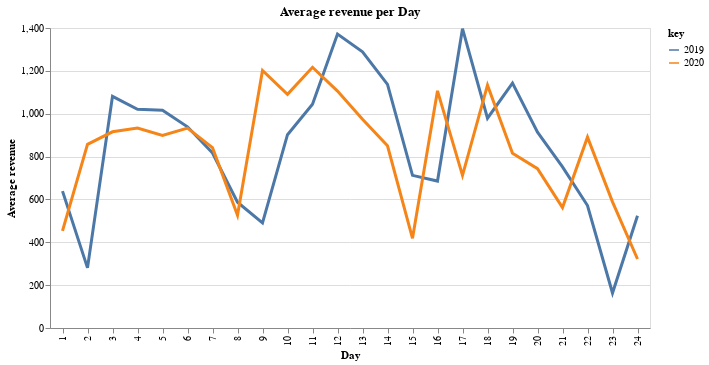

The cell this chart's notebook holds for it:
### Code cell
alt.Chart(com).transform_fold(
    ['2019 ', '2020 '],
).mark_line().encode(
    x=alt.X('Day:O',title = 'Day'),
    y=alt.Y('value:Q', title='Average revenue'),
    color='key:N',
    strokeWidth=alt.value(3)
).properties(
    title = 'Average revenue per Day ',
    height=300,
    width=600
)
